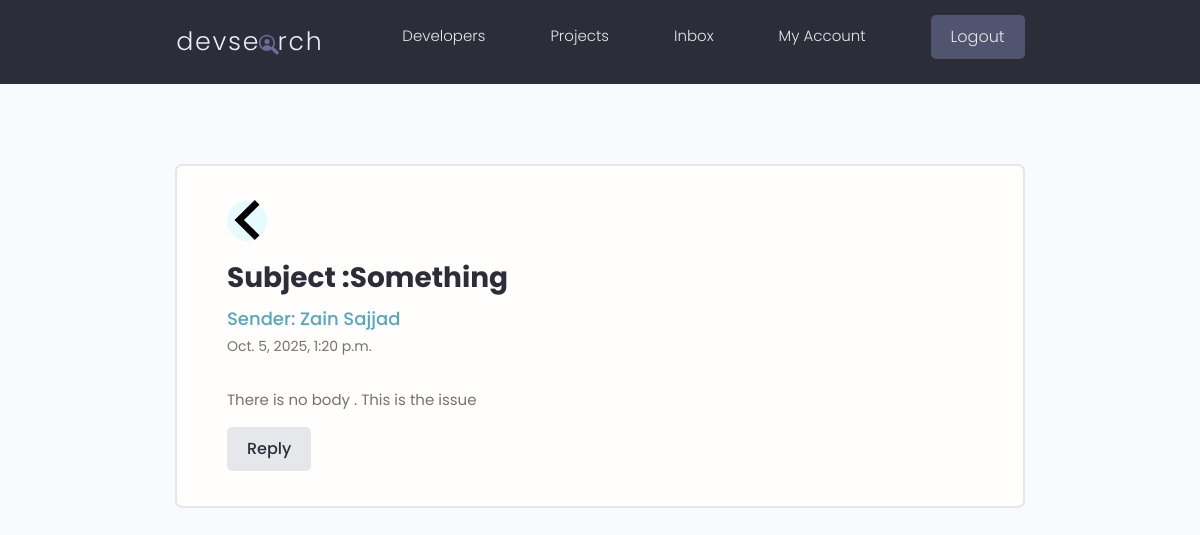
The app's page /message/ac41f7c2-1584-4339-84b2-1f52547e8677/ (signed in) with its own data.
### users/models.py (models this page shows, shortened)
class Message(models.Model):
    id = models.UUIDField(default=uuid.uuid4,primary_key=True,editable=False)
    sender = models.ForeignKey(Profile, on_delete=models.SET_NULL,null=True,blank=True)
    receipient = models.ForeignKey(Profile, on_delete=models.SET_NULL , null=True,blank=True,related_name="messages")
    name= models.CharField(max_length=200,null=True,blank=True)
    email = models.EmailField(max_length=200,null=True,blank=True)
    subject = models.CharField(max_length=500,null=True,blank=True)
    body= models.TextField(null=True,blank=True)
    is_read = models.BooleanField(default=False,null=True)
    created_at = models.DateTimeField(auto_now_add=True)
    class Meta:
        ordering = ['is_read','-created_at']

### users/views.py (the view)
# urls.py: path("message/<uuid:pk>/" ,views.viewMessage , name = "message"),
@login_required(login_url="login")
def viewMessage(request, pk):
    profile = request.user.profile
    message = profile.messages.get(id=pk)
    if message.is_read == False:
        message.is_read = True
        message.save()
    context = {"message": message}
    return render(request, "users/message.html", context)

### users/templates/users/message.html
{% extends "index.html" %}
{% load static %}
{% block main %}
    <main class="messagePage my-xl">
    <div class="content-box">
      <div class="message">
        <a class="backButton" href="{% url 'inbox' %}"><img src="{% static 'images/arrow.svg' %}" alt=""></a>
        <h2 class="message__subject">Subject :{{message.subject}}</h4>
          {% if message.sender %}
            <a href="{% url 'user-profile' message.sender.id %}" class="message__author">Sender: {{message.name}}</a>
          {% else %}
            <span class="message__author">Sender: {{message.name}} (User Deleted)</span>
          {% endif %}
          <p class="message__date">{{message.created_at}}</p>
          <div class="message__body">
           {{message.body|linebreaksbr}}
          </div>
              {% if message.sender %}
      <a class="mt-4 btn" href="{% url 'create-message' message.sender.id %}">Reply</a>
    {% else %}
      <p>Cannot reply: The sender's account no longer exists.</p>
    {% endif %}
      </div>
    </div>
  </main>
{% endblock main %}

### static/css/app.css (style rules this page uses)
:root { --color-sub: #2d2d39; }
img { width: 100%; }
.content-box { width: 95%; max-width: 85rem; margin: 0 auto; }
.message { padding: 2.5rem 0; }
.message > a { display: flex; gap: 1rem; }
.message__author, .message__date { flex-basis: 25%; }
.message__subject { flex-basis: 50%; }
.message__date { text-align: right; }
.messagePage .message { list-style: none; background: var(--color-white); padding: 3.5rem 5rem; border: 2px solid var(--color-light); border-radius: 0.7rem; }
.messagePage .message__subject { font-size: 2.8rem; color: var(--color-sub); margin-bottom: 1rem; margin-top: 2rem; }
.messagePage .message__author { font-size: 1.8rem; font-weight: 500; }
.messagePage .message__date { font-size: 1.4rem; font-weight: 400; text-align: left; margin-bottom: 3rem; }
.backButton { background: var(--color-main-light); color: var(--color-main); width: 4rem; height: 4rem; display: flex; align-items: center; justify-content: center; border-radius: 50%; }

### static/uikit/styles/modules/_variables.css (style rules this page uses)
:root { --color-main: #5aa5b9; --color-main-light: #e6faff; --color-sub: #3f4156; --color-sub-light: #51546e; --color-sub-lighter: #ededfd; --color-text: #737373; --color-gray: #8b8b8b; --color-light: #e5e7eb; --color-light-gray: #767676; --color-bg: #f8fafd; --color-white: #fffefd; --color-white-light: #f3f3f3; --color-success: #359e64; --color-success-bg: #def8e8; --color-error: #fc4b0b; --color-error-bg: #fff2ee; --font-base: 'Poppins', arial, helvetica, 'Segoe UI', roboto, ubuntu, sans-serif; --font-monospace: 'Fira Code', 'Courier New', courier, monospace; --font-regular: 300; --font-medium: 500; --font-bold: 700; --generic-shadow: 1px 1px 5px #00000010; --generic-transition: all 0.3s ease-in-out; }

### static/uikit/styles/modules/_base.css (style rules this page uses)
* { margin: 0; padding: 0; box-sizing: border-box; text-rendering: optimizeLegibility; color: inherit; font-size: inherit; }
html { font-size: 50%; }
@media only screen and (min-width: 480px) { html { font-size: 56.25%; } }
@media only screen and (min-width: 1200px) { html { font-size: 62.5%; } }
body { line-height: 1.6; font-weight: 400; font-size: 1.5rem; color: var(--color-text); background-color: var(--color-bg); min-height: 100vh; }

### static/uikit/styles/modules/_typography.css (style rules this page uses)
* { font-family: var(--font-base); }
h2 { font-size: 3.6rem; font-weight: var(--font-bold); }
p, span, strong { font-size: 1.6rem; color: var(--color-text); font-weight: var(--font-regular); }
a { padding-bottom: 2px; text-decoration: none; display: inline-block; color: var(--color-main); font-weight: var(--font-medium); }

### static/uikit/styles/modules/_utilities.css (style rules this page uses)
.my-xl { margin: 8rem auto; }

### static/uikit/styles/modules/_button.css (style rules this page uses)
.btn { display: inline-block; position: relative; cursor: pointer; background-color: var(--color-light); font-weight: var(--font-medium); color: var(--color-sub); text-decoration: none; padding: 1rem 2rem; border-radius: 0.5rem; border: none; width: -webkit-fit-content; width: -moz-fit-content; width: fit-content; height: -webkit-fit-content; height: -moz-fit-content; height: fit-content; font-size: 1.6rem; outline-width: 0; outline-color: transparent; -webkit-backface-visibility: hidden; backface-visibility: hidden; transition: all 0.3s ease-in-out; }

### records on screen
Message: subject "Something", name "Zain Sajjad", created_at "Oct. 5, 2025, 1:20 p.m.", body "There is no body . This is the issue"
